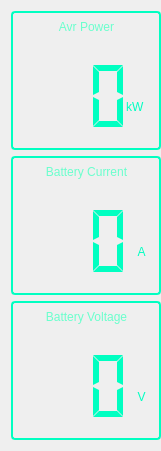
        <widget class="QWidget" name="verticalLayoutWidget_5">
         <property name="geometry">
          <rect>
           <x>520</x>
           <y>0</y>
           <width>161</width>
           <height>451</height>
          </rect>
         </property>
         <layout class="QVBoxLayout" name="dvl3">
          <property name="rightMargin">
           <number>0</number>
          </property>
          <item>
           <layout class="QHBoxLayout" name="dhl33">
            <item>
             <widget class="QFrame" name="avrPower">
              <property name="maximumSize">
               <size>
                <width>16777215</width>
                <height>160</height>
               </size>
              </property>
              <property name="styleSheet">
               <string notr="true">QFrame{
border: 1.5px solid #00ffc1;
border-radius: 4px;
padding: 2px;
font: 75 italic 11pt &quot;Halvetica&quot; ;
color: #00ffc1;
background: transparent;
}

QFrame[warning=&quot;true&quot;] {
border: 4px solid #ffff99;
border-radius: 4px;
padding: 2px;
font: 75 italic 11pt &quot;Halvetica&quot; ;
color: #00ffc1;
background: transparent;
}

QFrame[warning2=&quot;true&quot;] {
border: 4px solid #ff4d4d;
border-radius: 4px;
padding: 2px;
font: 75 italic 11pt &quot;Halvetica&quot; ;
color: #00ffc1;
background: transparent;
}
</string>
              </property>
              <property name="frameShape">
               <enum>QFrame::StyledPanel</enum>
              </property>
              <property name="frameShadow">
               <enum>QFrame::Raised</enum>
              </property>
              <widget class="QLabel" name="label_11">
               <property name="geometry">
                <rect>
                 <x>0</x>
                 <y>0</y>
                 <width>151</width>
                 <height>31</height>
                </rect>
               </property>
               <property name="styleSheet">
                <string notr="true">border: none;
font: 12pt &quot;Ubuntu&quot;;
color:  #6affcd;</string>
               </property>
               <property name="text">
                <string>Avr Power</string>
               </property>
               <property name="alignment">
                <set>Qt::AlignCenter</set>
               </property>
              </widget>
              <widget class="QLCDNumber" name="avrPowerLcd">
               <property name="geometry">
                <rect>
                 <x>0</x>
                 <y>30</y>
                 <width>121</width>
                 <height>111</height>
                </rect>
               </property>
               <property name="sizePolicy">
                <sizepolicy hsizetype="Minimum" vsizetype="Minimum">
                 <horstretch>0</horstretch>
                 <verstretch>0</verstretch>
                </sizepolicy>
               </property>
               <property name="font">
                <font>
                 <family>Ubuntu</family>
                 <pointsize>16</pointsize>
                 <weight>50</weight>
                 <italic>false</italic>
                 <bold>false</bold>
                </font>
               </property>
               <property name="styleSheet">
                <string notr="true">QLCDNumber{
border: none;
font: 16pt &quot;Ubuntu&quot;;
color:  &quot;#00ffc1&quot;;
}

QLCDNumber[warning=&quot;true&quot;] {
border: none;
font: 16pt &quot;Ubuntu&quot;;
color:  &quot;#ffff99&quot;;
}

QLCDNumber[warning2=&quot;true&quot;] {
border: none;
font: 16pt &quot;Ubuntu&quot;;
color:  &quot;#ff4d4d&quot;;
}</string>
               </property>
               <property name="frameShape">
                <enum>QFrame::StyledPanel</enum>
               </property>
               <property name="frameShadow">
                <enum>QFrame::Sunken</enum>
               </property>
               <property name="lineWidth">
                <number>5</number>
               </property>
               <property name="digitCount">
                <number>3</number>
               </property>
               <property name="segmentStyle">
                <enum>QLCDNumber::Flat</enum>
               </property>
              </widget>
              <widget class="QLabel" name="label_10">
               <property name="geometry">
                <rect>
                 <x>110</x>
                 <y>50</y>
                 <width>41</width>
                 <height>91</height>
                </rect>
               </property>
               <property name="styleSheet">
                <string notr="true">border: none;
font: 17pt &quot;Ubuntu&quot;;
color:  &quot;#00ffc1&quot;;</string>
               </property>
               <property name="text">
                <string>kW</string>
               </property>
               <property name="alignment">
                <set>Qt::AlignLeading|Qt::AlignLeft|Qt::AlignVCenter</set>
               </property>
              </widget>
             </widget>
            </item>
           </layout>
          </item>
          <item>
           <layout class="QHBoxLayout" name="dhl32">
            <item>
             <widget class="QFrame" name="batteryCurrent">
              <property name="maximumSize">
               <size>
                <width>16777215</width>
                <height>160</height>
               </size>
              </property>
              <property name="styleSheet">
               <string notr="true">QFrame{
border: 1.5px solid #00ffc1;
border-radius: 4px;
padding: 2px;
font: 75 italic 11pt &quot;Halvetica&quot; ;
color: #00ffc1;
background: transparent;
}

QFrame[warning=&quot;true&quot;] {
border: 4px solid #ffff99;
border-radius: 4px;
padding: 2px;
font: 75 italic 11pt &quot;Halvetica&quot; ;
color: #00ffc1;
background: transparent;
}

QFrame[warning2=&quot;true&quot;] {
border: 4px solid #ff4d4d;
border-radius: 4px;
padding: 2px;
font: 75 italic 11pt &quot;Halvetica&quot; ;
color: #00ffc1;
background: transparent;
}
</string>
              </property>
              <property name="frameShape">
               <enum>QFrame::StyledPanel</enum>
              </property>
              <property name="frameShadow">
               <enum>QFrame::Raised</enum>
              </property>
              <widget class="QLabel" name="label_13">
               <property name="geometry">
                <rect>
                 <x>0</x>
                 <y>0</y>
                 <width>151</width>
                 <height>31</height>
                </rect>
               </property>
               <property name="styleSheet">
                <string notr="true">border: none;
font: 12pt &quot;Ubuntu&quot;;
color:  #6affcd;</string>
               </property>
               <property name="text">
                <string>Battery Current</string>
               </property>
               <property name="alignment">
                <set>Qt::AlignCenter</set>
               </property>
              </widget>
              <widget class="QLCDNumber" name="batteryCurrentLcd">
               <property name="geometry">
                <rect>
                 <x>0</x>
                 <y>30</y>
                 <width>121</width>
                 <height>111</height>
                </rect>
               </property>
               <property name="sizePolicy">
                <sizepolicy hsizetype="Minimum" vsizetype="Minimum">
                 <horstretch>0</horstretch>
                 <verstretch>0</verstretch>
                </sizepolicy>
               </property>
               <property name="font">
                <font>
                 <family>Ubuntu</family>
                 <pointsize>16</pointsize>
                 <weight>50</weight>
                 <italic>false</italic>
                 <bold>false</bold>
                </font>
               </property>
               <property name="styleSheet">
                <string notr="true">QLCDNumber{
border: none;
font: 16pt &quot;Ubuntu&quot;;
color:  &quot;#00ffc1&quot;;
}

QLCDNumber[warning=&quot;true&quot;] {
border: none;
font: 16pt &quot;Ubuntu&quot;;
color:  &quot;#ffff99&quot;;
}

QLCDNumber[warning2=&quot;true&quot;] {
border: none;
font: 16pt &quot;Ubuntu&quot;;
color:  &quot;#ff4d4d&quot;;
}</string>
               </property>
               <property name="frameShape">
                <enum>QFrame::StyledPanel</enum>
               </property>
               <property name="frameShadow">
                <enum>QFrame::Sunken</enum>
               </property>
               <property name="lineWidth">
                <number>5</number>
               </property>
               <property name="digitCount">
                <number>3</number>
               </property>
               <property name="segmentStyle">
                <enum>QLCDNumber::Flat</enum>
               </property>
              </widget>
              <widget class="QLabel" name="label_12">
               <property name="geometry">
                <rect>
                 <x>110</x>
                 <y>50</y>
                 <width>41</width>
                 <height>91</height>
                </rect>
               </property>
               <property name="styleSheet">
                <string notr="true">border: none;
font: 21pt &quot;Ubuntu&quot;;
color:  &quot;#00ffc1&quot;;</string>
               </property>
               <property name="text">
                <string>A</string>
               </property>
               <property name="alignment">
                <set>Qt::AlignCenter</set>
               </property>
              </widget>
             </widget>
            </item>
           </layout>
          </item>
          <item>
           <layout class="QHBoxLayout" name="dhl31">
            <item>
             <widget class="QFrame" name="batteryVoltage">
              <property name="maximumSize">
               <size>
                <width>16777215</width>
                <height>160</height>
               </size>
              </property>
              <property name="styleSheet">
               <string notr="true">QFrame{
border: 1.5px solid #00ffc1;
border-radius: 4px;
padding: 2px;
font: 75 italic 11pt &quot;Halvetica&quot; ;
color: #00ffc1;
background: transparent;
}

QFrame[warning=&quot;true&quot;] {
border: 4px solid #99ff99;
border-radius: 4px;
padding: 2px;
font: 75 italic 11pt &quot;Halvetica&quot; ;
color: #00ffc1;
background: transparent;
}

QFrame[warning2=&quot;true&quot;] {
border: 4px solid #ff4d4d;
border-radius: 4px;
padding: 2px;
font: 75 italic 11pt &quot;Halvetica&quot; ;
color: #00ffc1;
background: transparent;
}
</string>
              </property>
              <property name="frameShape">
               <enum>QFrame::StyledPanel</enum>
              </property>
              <property name="frameShadow">
               <enum>QFrame::Raised</enum>
              </property>
              <widget class="QLabel" name="label_15">
               <property name="geometry">
                <rect>
                 <x>0</x>
                 <y>0</y>
                 <width>151</width>
                 <height>31</height>
                </rect>
               </property>
               <property name="styleSheet">
                <string notr="true">border: none;
font: 12pt &quot;Ubuntu&quot;;
color:  #6affcd;</string>
               </property>
               <property name="text">
                <string>Battery Voltage</string>
               </property>
               <property name="alignment">
                <set>Qt::AlignCenter</set>
               </property>
              </widget>
              <widget class="QLCDNumber" name="batteryVoltageLcd">
               <property name="geometry">
                <rect>
                 <x>0</x>
                 <y>30</y>
                 <width>121</width>
                 <height>111</height>
                </rect>
               </property>
               <property name="sizePolicy">
                <sizepolicy hsizetype="Minimum" vsizetype="Minimum">
                 <horstretch>0</horstretch>
                 <verstretch>0</verstretch>
                </sizepolicy>
               </property>
               <property name="font">
                <font>
                 <family>Ubuntu</family>
                 <pointsize>16</pointsize>
                 <weight>50</weight>
                 <italic>false</italic>
                 <bold>false</bold>
                </font>
               </property>
               <property name="styleSheet">
                <string notr="true">QLCDNumber{
border: none;
font: 16pt &quot;Ubuntu&quot;;
color:  &quot;#00ffc1&quot;;
}

QLCDNumber[warning=&quot;true&quot;] {
border: none;
font: 16pt &quot;Ubuntu&quot;;
color:  &quot;#99ff99&quot;;
}

QLCDNumber[warning2=&quot;true&quot;] {
border: none;
font: 16pt &quot;Ubuntu&quot;;
color:  &quot;#ff4d4d&quot;;
}</string>
               </property>
               <property name="frameShape">
                <enum>QFrame::StyledPanel</enum>
               </property>
               <property name="frameShadow">
                <enum>QFrame::Sunken</enum>
               </property>
               <property name="lineWidth">
                <number>5</number>
               </property>
               <property name="digitCount">
                <number>3</number>
               </property>
               <property name="segmentStyle">
                <enum>QLCDNumber::Flat</enum>
               </property>
              </widget>
              <widget class="QLabel" name="label_14">
               <property name="geometry">
                <rect>
                 <x>110</x>
                 <y>50</y>
                 <width>41</width>
                 <height>91</height>
                </rect>
               </property>
               <property name="styleSheet">
                <string notr="true">border: none;
font: 21pt &quot;Ubuntu&quot;;
color:  &quot;#00ffc1&quot;;</string>
               </property>
               <property name="text">
                <string>V</string>
               </property>
               <property name="alignment">
                <set>Qt::AlignCenter</set>
               </property>
              </widget>
             </widget>
            </item>
           </layout>
          </item>
         </layout>
        </widget>
